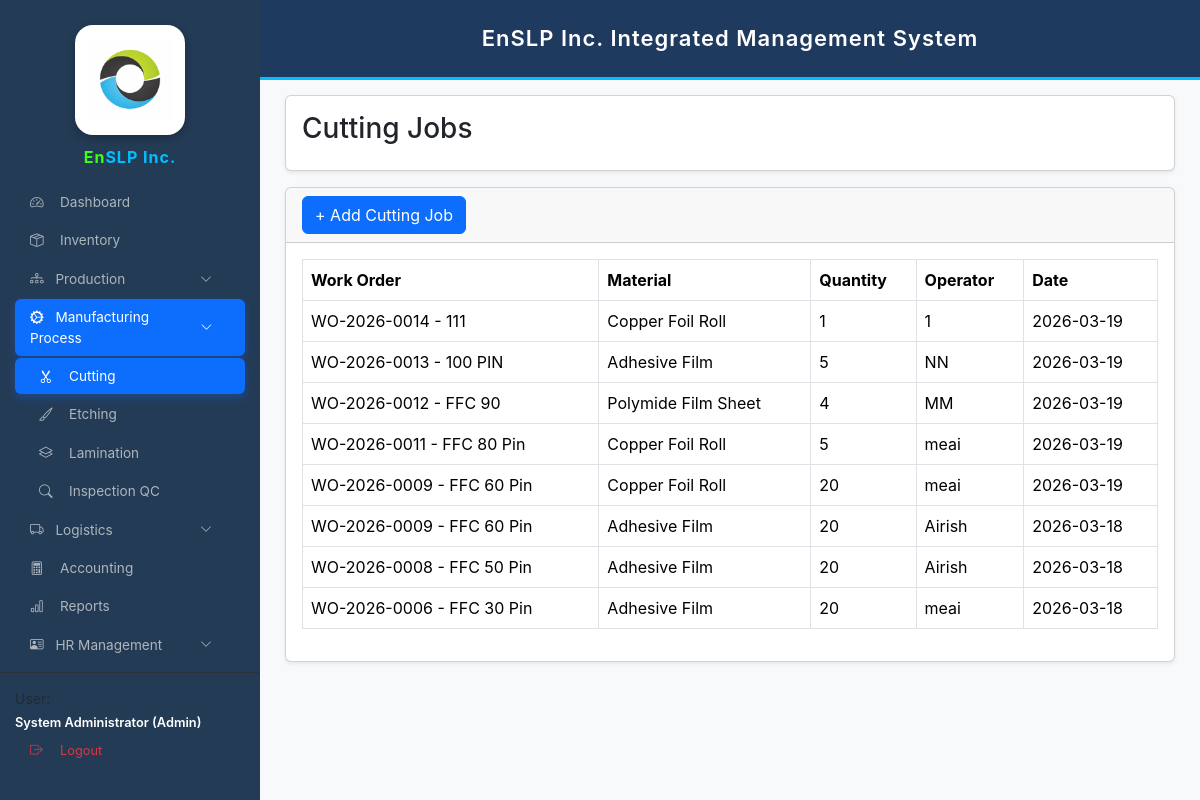
The page /cutting.php (signed in) on the database as committed earlier.
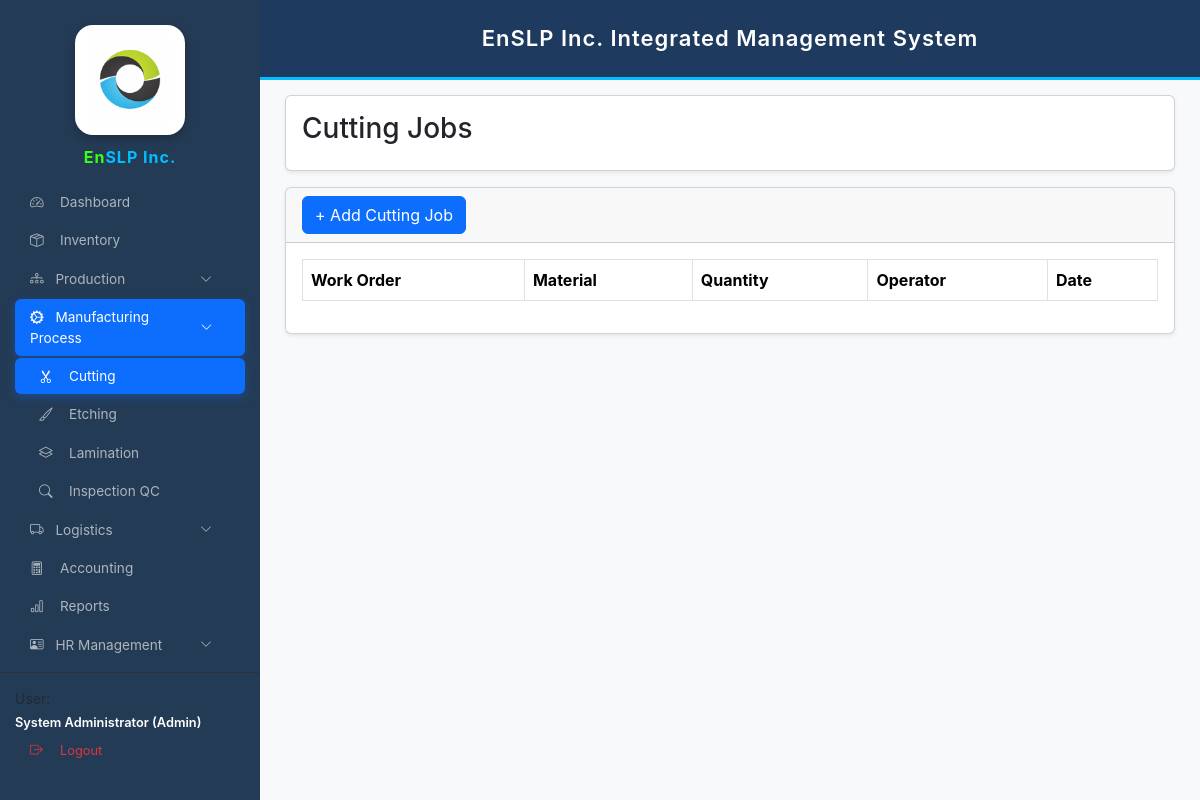
The same page on the database as committed later.
### tables this page shows
CREATE TABLE `cutting_jobs` (
  `id` int(11) NOT NULL,
  `work_order_id` int(11) DEFAULT NULL,
  `item_id` int(11) DEFAULT NULL,
  `quantity_cut` int(11) DEFAULT NULL,
  `operator` varchar(100) DEFAULT NULL,
  `date_cut` date DEFAULT NULL
);

CREATE TABLE `work_orders` (
  `id` int(11) NOT NULL,
  `wo_no` varchar(50) DEFAULT NULL,
  `product_name` varchar(150) NOT NULL,
  `client` varchar(150) DEFAULT NULL,
  `qty` int(11) DEFAULT 0,
  `status` varchar(50) DEFAULT NULL,
  `date_started` date NOT NULL,
  `date_completed` date DEFAULT NULL,
  `remarks` varchar(255) DEFAULT NULL,
  `created_at` timestamp NOT NULL DEFAULT current_timestamp(),
  `selling_price` decimal(10,2) DEFAULT 0.00
);

CREATE TABLE `inventory_items` (
  `id` int(11) NOT NULL,
  `item_code` varchar(50) DEFAULT NULL,
  `item_name` varchar(150) NOT NULL,
  `category` varchar(50) DEFAULT NULL,
  `unit` varchar(30) DEFAULT 'pcs',
  `quantity` int(11) NOT NULL DEFAULT 0,
  `reorder_level` int(11) NOT NULL DEFAULT 0,
  `created_at` datetime NOT NULL DEFAULT current_timestamp(),
  `cost` decimal(10,2) DEFAULT NULL,
  `selling_price` decimal(10,2) DEFAULT 0.00,
  `status` varchar(20) DEFAULT 'active',
  `value` decimal(10,2) DEFAULT 0.00
);

### cutting.php (the view, shortened to what this page needs)
<?php
require_once "config.php";
$jobs=$conn->query("
SELECT c.*,i.item_name,w.wo_no,w.product_name
FROM cutting_jobs c
LEFT JOIN inventory_items i ON i.id=c.item_id
LEFT JOIN work_orders w ON w.id=c.work_order_id
ORDER BY c.id DESC
")->fetchAll(PDO::FETCH_ASSOC);
?>
<!DOCTYPE html>
<html>
<head>
<link href="https://cdn.jsdelivr.net/npm/bootstrap@5.3.3/dist/css/bootstrap.min.css" rel="stylesheet">
</head>
<body>
<?php include 'sidebar.php'; ?>
<?php include 'header.php'; ?>
<div class="main-content">
<div class="card shadow-sm mb-3">
<div class="card-body">
<h3>Cutting Jobs</h3>
</div>
</div>
<div class="card shadow-sm">
<div class="card-header">
<button class="btn btn-primary" data-bs-toggle="modal" data-bs-target="#addCuttingModal">
+ Add Cutting Job
</button>
</div>
<div class="card-body">
<table class="table table-bordered">
<thead>
<tr>
<th>Work Order</th>
<th>Material</th>
<th>Quantity</th>
<th>Operator</th>
<th>Date</th>
</tr>
</thead>
<tbody>
<?php foreach($jobs as $row): ?>
<tr>
<td><?=$row['wo_no']?> - <?=$row['product_name']?></td>
<td><?=$row['item_name']?></td>
<td><?=$row['quantity_cut']?></td>
<td><?=$row['operator']?></td>
<td><?=$row['date_cut']?></td>
</tr>
<?php endforeach; ?>
</tbody>
</table>
</div>
</div>
</div>
</body>
</html>

Rows that differ between the two databases and show on the page:
removed cutting_jobs: work_order.wo_no "WO-2026-0014", work_order.product_name "111", inventory_items.item_name "Copper Foil Roll", quantity_cut "1", operator "1", date_cut "2026-03-19"
removed cutting_jobs: work_order.wo_no "WO-2026-0013", work_order.product_name "100 PIN", inventory_items.item_name "Adhesive Film", quantity_cut "5", operator "NN", date_cut "2026-03-19"
removed cutting_jobs: work_order.wo_no "WO-2026-0012", work_order.product_name "FFC 90", inventory_items.item_name "Polymide Film Sheet", quantity_cut "4", operator "MM", date_cut "2026-03-19"
removed cutting_jobs: work_order.wo_no "WO-2026-0011", work_order.product_name "FFC 80 Pin", inventory_items.item_name "Copper Foil Roll", quantity_cut "5", operator "meai", date_cut "2026-03-19"
removed cutting_jobs: work_order.wo_no "WO-2026-0009", work_order.product_name "FFC 60 Pin", inventory_items.item_name "Copper Foil Roll", quantity_cut "20", operator "meai", date_cut "2026-03-19"
removed cutting_jobs: work_order.wo_no "WO-2026-0009", work_order.product_name "FFC 60 Pin", inventory_items.item_name "Adhesive Film", quantity_cut "20", operator "Airish", date_cut "2026-03-18"
removed cutting_jobs: work_order.wo_no "WO-2026-0008", work_order.product_name "FFC 50 Pin", inventory_items.item_name "Adhesive Film", quantity_cut "20", operator "Airish", date_cut "2026-03-18"
removed cutting_jobs: work_order.wo_no "WO-2026-0006", work_order.product_name "FFC 30 Pin", inventory_items.item_name "Adhesive Film", quantity_cut "20", operator "meai", date_cut "2026-03-18"
